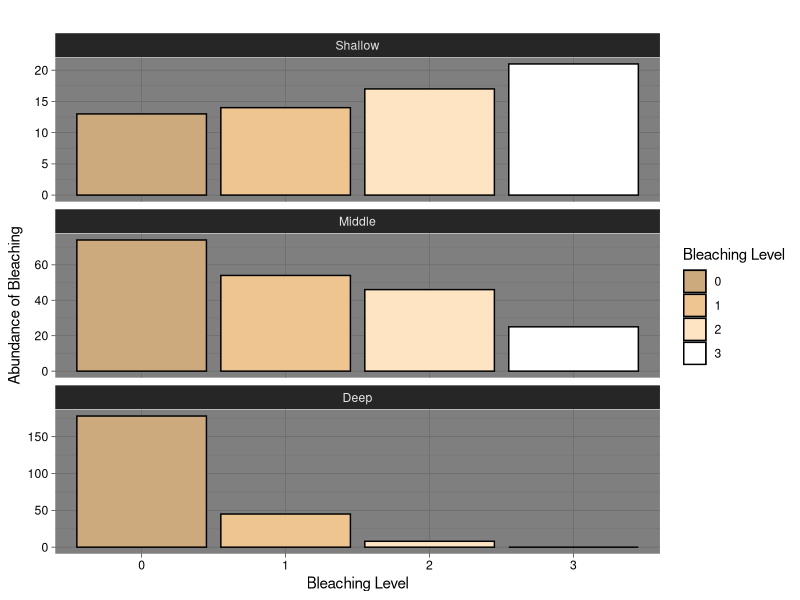
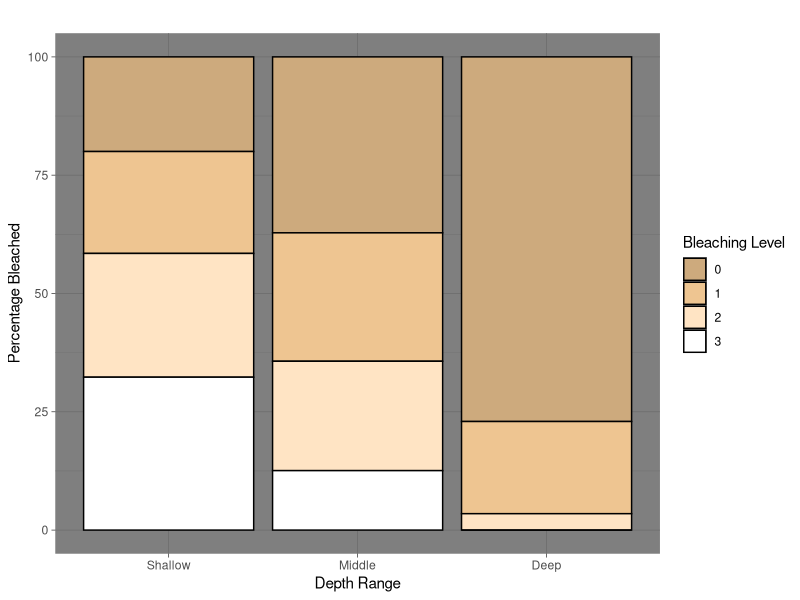

These figures' R source, in order:
## Start with package downloads and installs needed
library(readxl)

install.packages("dplyr")
library(dplyr)

install.packages("tidyverse")
library(tidyverse)
library(ggplot2)

########################################## Data Download and Prep #####################################################

#Data download
Acropora <- read_excel("Acropora.xlsx")
View(Acropora)  

## Creating a separate data level to create depth ranges with labels 
depth_ranges <- cut(Acropora$Relative_depth, breaks = c(0,3, 4.5,Inf), labels = c("Shallow", "Middle", "Deep"))

new_df <- cbind(Acropora, depth_range = depth_ranges)

##Couting the number of times bleaching levels occur at each depth range and outputting a data frame 

result_df <- new_df %>%
  group_by(depth_range, Bleaching_level) %>%
  summarize(count = n())

new_row <- data.frame(
  depth_range = "Deep",
  Bleaching_level = 3,
  count = 0
)

result_df <- rbind(result_df, new_row)

# Display the updated result_df
print(result_df)


############################################# Graphing the results #########################################################

desired_order <- c("Shallow", "Middle", "Deep")
result_df$depth_range <- factor(result_df$depth_range, levels = desired_order)

ggplot(result_df, aes(x = as.factor(Bleaching_level), y = count, fill = as.factor(Bleaching_level))) +
  geom_bar(stat = "identity", color="black") +
  theme_dark() +
  facet_wrap(~depth_range, scales = "free_y", nrow = 3, ncol = 1) +
  theme(axis.text.x = element_text(colour = "black")) +
  theme(axis.text.y.left = element_text(colour = "black")) +
  labs(title = " ",
       x = "Bleaching Level",
       y = "Abundance of Bleaching") +
  scale_fill_manual(values = c("0" = "burlywood3", "1" = "burlywood2", "2" = "bisque1", "3" = "white"), name="Bleaching Level")


##Counting the percentage of bleached coral per depth 

result_df2 <- result_df %>%
  group_by(depth_range) %>%
  mutate(percentage_bleached = (count / sum(count)) * 100)

##Grpahing the percentage results 

ggplot(result_df2, aes(x = depth_range, y = percentage_bleached, fill = as.factor(Bleaching_level))) +
  geom_bar(stat = "identity", position = "stack", color ="black") +
  theme(axis.text.x = element_text(colour = "black")) +
  theme(axis.text.y.left = element_text(colour = "black")) +
  labs(title = " ",
       x = "Depth Range",
       y = "Percentage Bleached") +
  scale_fill_manual(values = c("0" = "burlywood3", "1" = "burlywood2", "2" = "bisque1", "3" = "white"), name="Bleaching Level") +
  ylim(0, 100) + theme_dark() 

################################## Statistical Anlysis ##############################################

##Chi_Square Test
contingency_table <- xtabs(count ~ depth_range + Bleaching_level, data = result_df)
chi_square_result <- chisq.test(contingency_table)

print(chi_square_result)

##Anova (Didn't work) 

install.packages("car")
library(car)

str(result_df)

model <- lm(count ~ depth_range, data = result_df)
anova_result <- Anova(model, type="III")
print(anova_result)

model2 <- lm(count ~ depth_range * Bleaching_level, data = result_df)

anova_result2 <- Anova(model2, type = "III")

print(anova_result2)

